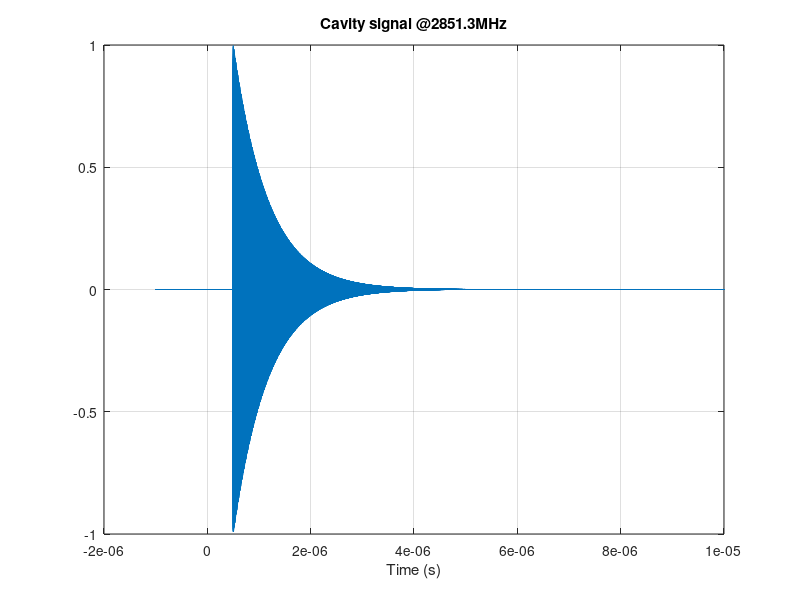
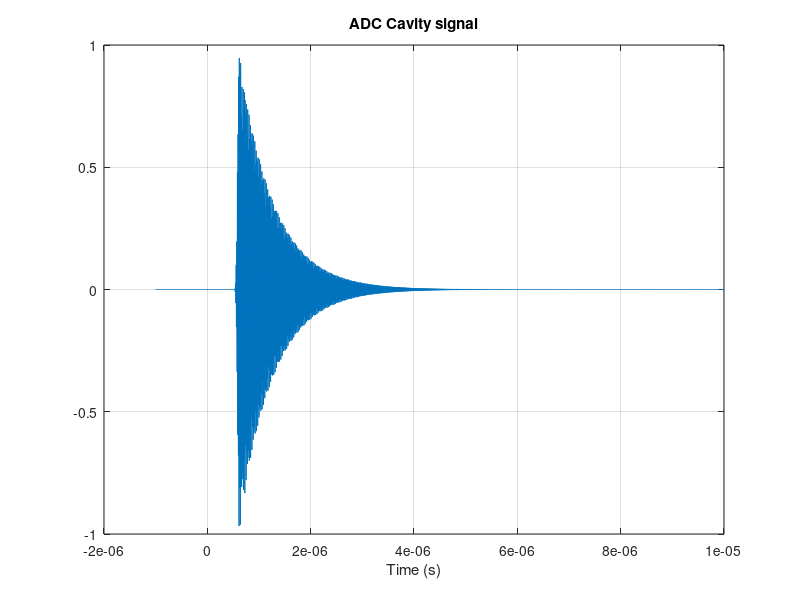

The MATLAB script that drew these images, in order:
close all;
clear all; clc;

fc = 2851.3e6;    % Cavity resonate freq
f_prl = 2856e6;   % PRL freq
wc = 2*pi*fc;
q  = 6000;        % Cavity Q
bw = fc/q;        % Cavity BW
fadc = 357e6;     % ADC sample clock
fs2fadc = 34;
fs = fadc*fs2fadc;     % Sample freq for the RF simulation
% fs is picked to be 34x the ADC clk because a high freq is needed
% for the resolution of the RF signals, but also needs to be an integer
% multiple of the ADC clk speed in order to downsample into a simulated
% sampled IF signal for the algorithm 
Ts = 1/(fs);
flo = 2771e6;     % LO freq
t_start = -1e-6;    % x axis start time
t_stop  = 10e-6;     % x axis stop time
t_delay = 0.5e-6;   % Delaying the start of the pulse
t  = (t_start):(Ts):(t_stop);          % x axis
adc_t = (t_start):(1/fadc):(t_stop);   % ADC CLK x axis

% Phase reference line signal
PRL_rf  = cos((2*pi*f_prl*(t)) + (0));    % PRL RF

% Math representation of the cavity ring output 
tau = 1/(2*pi*bw/2);            % Time constant
rf = cos(2*pi*fc*(t-t_delay));  % 2851MHz ring
y = exp(-(t-t_delay)/tau);      % Cavity exp decay
Ustep = (t >= t_delay);         % Unity step
cav_rf = rf .* Ustep .* y;    % Creating the cavity ring

% Let's add some AWG to our noiseless system
noise_SNR = -60;
noise_amp = (10^(noise_SNR/20))*(max(cav_rf));
AWG = rand(1, length(t))*noise_amp;
cav_ring = cav_rf + AWG;

figure()
plot(t, cav_ring); grid on
title('Cavity signal @2851.3MHz');
xlabel('Time (s)');
% plot(t, rf); hold on
% plot(t, y);
% plot(t, Ustep); 
% plot(t, cav_ring); hold off; grid on 

% LO signal
LO = sin(2*pi*flo*t);

% External BPF
lp_f = 2.841e9;
hp_f = 2.861e9;
lp_w = 2*pi*lp_f;
hp_w = 2*pi*hp_f;
ext_bpf_bw = [lp_w hp_w];
% [ext_bpf_Num, ext_bpf_Den] = butter(3, lp_w, 'low','s');
[ext_bpf_Num, ext_bpf_Den] = butter(6, ext_bpf_bw, 'bandpass','s');
ext_bpf = tf(ext_bpf_Num, ext_bpf_Den);
ext_bpfz = c2d(ext_bpf, Ts, 'match');
% figure()
% P = bodeoptions('cstprefs');
% P.Xlim = [2.7, 3.0];
% P.FreqUnits = 'GHz';
% P.Title.String = 'Ext RF filter';
% P.Grid = 'on';
% bodeplot(ext_bpf, ext_bpfz, 'x',P);


% ATCA RF input filters
RF_bpf_f1 = 2.5e9;   % Filter low freq -3dB
RF_bpf_f2 = 3.0e9;   % Filter high freq -3dB
RF_bpf_bw = [RF_bpf_f1*2*pi RF_bpf_f2*2*pi];
[RF_bpf_Num, RF_bpf_Den] = butter(2, RF_bpf_bw, 'bandpass','s');
RF_bpf = tf(RF_bpf_Num, RF_bpf_Den);
RF_bpfz = c2d(RF_bpf, Ts, 'match');

% figure()
% P = bodeoptions('cstprefs');
% P.FreqUnits = 'GHz';
% P.Title.String = 'ATCA RF filter';
% P.Grid = 'on';
% bodeplot(RF_bpf, RF_bpfz, 'x',P);

% ATCA IF bandpass filter, simulated as a 3rd order bpf
IF_bpf_f1 = 60e6;
IF_bpf_f2 = 110e6;
IF_bpf_w1 = (IF_bpf_f1*2*pi);
IF_bpf_w2 = (IF_bpf_f2*2*pi);
IF_bpf_bw = [IF_bpf_w1 IF_bpf_w2];
[IF_bpf_Num, IF_bpf_Den] = butter(3, IF_bpf_bw, 'bandpass','s');
IF_bpf  = tf(IF_bpf_Num, IF_bpf_Den);
IF_bpz = c2d(IF_bpf, Ts, 'match');

% figure()
% P = bodeoptions('cstprefs');
% P.FreqUnits = 'MHz';
% P.Title.String = 'ATCA IF filter';
% P.Xlim = [1, 3e2];
% P.Grid = 'on';
% bodeplot(IF_bpf, IF_bpz, 'x',P);

% =========================================================================
ext_bpf_out = filter(ext_bpfz.Num{1}, ext_bpfz.Den{1}, cav_ring);

% Pass cavity signal through RF BPF
lp_out = filter(RF_bpfz.Num{1}, RF_bpfz.Den{1}, ext_bpf_out);
% Downmix
mixer = LO .* lp_out;
% IF filter
IF_rf = filter(IF_bpz.Num{1}, IF_bpz.Den{1}, mixer);
IF_rf_norm = IF_rf./(max(IF_rf));

PRL_bpf = filter(RF_bpfz.Num{1}, RF_bpfz.Den{1}, PRL_rf);
% Downmix
PRL_mixer = LO .* PRL_bpf;
% IF filter
IF_PRL = filter(IF_bpz.Num{1}, IF_bpz.Den{1}, PRL_mixer);
IF_PRL_norm = IF_PRL./(max(IF_PRL));

% Start of the ADC sampled DSP
IF_adc = downsample(IF_rf_norm, fs2fadc);
PRL_adc = downsample(IF_PRL_norm, fs2fadc);

figure()
plot(adc_t, IF_adc); grid on
title('ADC Cavity signal');
xlabel('Time (s)');